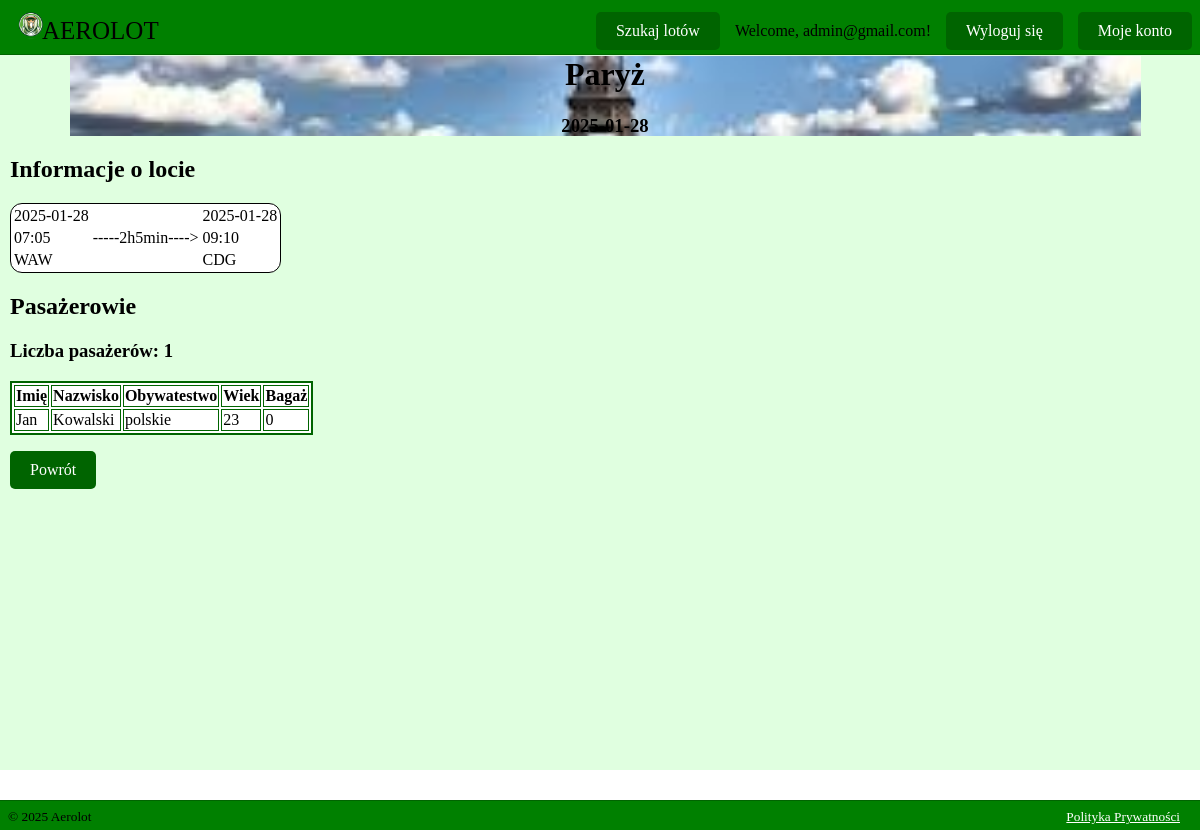
The page /reservation/54/ (signed in) on the database its author committed.
### AerolotBooking/models.py (models this page shows, shortened)
class CustomUser(AbstractUser):
    objects = CustomUserManager()
    username = None
    email = models.EmailField('email address', unique=True)
    email_verified = models.BooleanField(default=False)
    USERNAME_FIELD = 'email'
    REQUIRED_FIELDS = []

class Booking(models.Model):
    booking_id = models.AutoField(primary_key=True)
    user=models.ForeignKey(CustomUser,on_delete=models.CASCADE,null=True)
    flight_id=models.ForeignKey(Flight, on_delete=models.CASCADE)
    passanger_number=models.IntegerField(null=True)
    passengers = models.JSONField(default=dict)
    booking_date=models.DateTimeField()

class Flight(models.Model):
    flight_id = models.IntegerField(primary_key=True)
    flight_code=models.CharField(max_length=10)
    origin=models.CharField(max_length=3)
    destination=models.CharField(max_length=3)
    departure_time=models.DateTimeField()
    arrival_time=models.DateTimeField()
    price=models.DecimalField(decimal_places=2,max_digits=10)
    duration=models.CharField(max_length=10)

### AerolotBooking/views.py (the view)
# urls.py: path('reservation/<int:booking_id>/', views.reservation_view, name='reservation'),
@login_required
def reservation_view(request, booking_id):
    booking=Booking.objects.get(booking_id=booking_id)
    photo=static(code_photo_dict[booking.flight_id.destination])
    city=city_airport_dict[booking.flight_id.destination]
    return render(request,'reservation.html',{'booking': booking,'photo':photo,'city':city})

### templates/reservation.html (shortened to what this page needs)
{% extends 'base.html' %}
{% block login %}
    Welcome, {{ request.user.email }}! <a href="/logout" class="button">Wyloguj się</a>
        <a href="/myaccount" class="button">Moje konto</a>
{% endblock %}
{% block content %}
    <div class="maindiv">
    <div class="res_header">
        <h1>{{ city }}</h1>
        <h3>{{ booking.flight_id.departure_time|date:"Y-m-d"  }}</h3>
    </div>
    <div class="flight_info">
    <h2>Informacje o locie</h2>
    <table class="fd">
                    <tbody>
                        <tr>
                            <td>{{ booking.flight_id.departure_time|date:"Y-m-d" }}</td>
                            <td></td>
                            <td>{{ booking.flight_id.arrival_time|date:"Y-m-d" }}</td>
                        </tr>
                        <tr>
                            <td>{{ booking.flight_id.departure_time|time:"H:i" }}</td>
                            <td>-----{{ booking.flight_id.duration }}----></td>
                            <td>{{ booking.flight_id.arrival_time|time:"H:i" }}</td>
                        </tr>
                        <tr>
                            <td>{{ booking.flight_id.origin }}</td>
                            <td></td>
                            <td>{{ booking.flight_id.destination }}</td>
                        </tr>
                    </tbody>
                </table>
    <h2>Pasażerowie</h2>
    <h3>Liczba pasażerów: {{ booking.passanger_number }}</h3>
    <div id="passenger-list">
    </div>
    </div>
    <p>
    <a href="/myaccount" class="button">Powrót</a>
    </p>
    </div>
    {% endblock %}

### static/style2.css (style rules this page uses)
html, body { height: 100%; margin: 0; padding: 0; box-sizing: border-box; }
.maindiv { margin-left: 10px; }
.fd { border: 1px solid; border-radius: 12px; margin-bottom: 2px; background-color: white; }
.button { display: inline-block; padding: 10px 20px; background-color: darkgreen; color: white; text-align: center; text-decoration: none; border-radius: 5px; font-size: 16px; transition: background-color 0.3s; }
.res_header { position: relative; height: 80px; width: 90%; left: 5%; }
.res_header h1 { text-align: center; }
.res_header h3 { text-align: center; }

### rows shown on the page
CustomUser: user.email "admin@gmail.com"
Booking: flight_id.departure_time "2025-01-28", flight_id.arrival_time "2025-01-28", flight_id.departure_time "07:05", flight_id.duration "2h5min", flight_id.arrival_time "09:10", flight_id.origin "WAW", flight_id.destination "CDG", passanger_number "1"

### other values the page prints
{{ city }} "Paryż"
